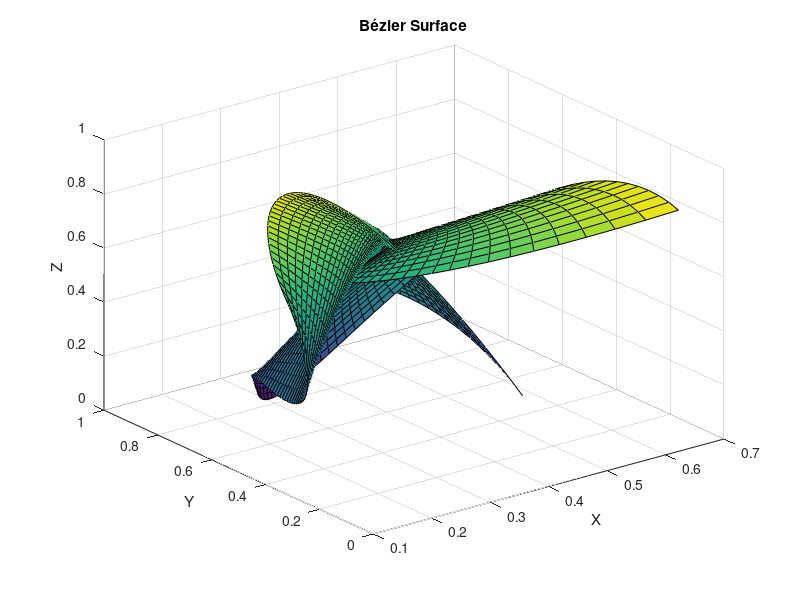

The MATLAB source for this figure:
% Control points for a Bézier surface
P = rand(4, 4, 3); % Random control points (4x4 grid)
n = size(P, 1) - 1;

[u, v] = meshgrid(linspace(0, 1, 50), linspace(0, 1, 50));
B = @(i, n, t) nchoosek(n, i) * t.^i .* (1-t).^(n-i);
surface = zeros(size(u, 1), size(u, 2), 3);

for i = 0:n
    for j = 0:n
        Bu = B(i, n, u);
        Bv = B(j, n, v);
        surface = surface + P(i+1, j+1, :) .* Bu .* Bv; % Tensor product
    end
end

% Plot Bézier surface
surf(surface(:, :, 1), surface(:, :, 2), surface(:, :, 3));
title('Bézier Surface');
xlabel('X'); ylabel('Y'); zlabel('Z');
